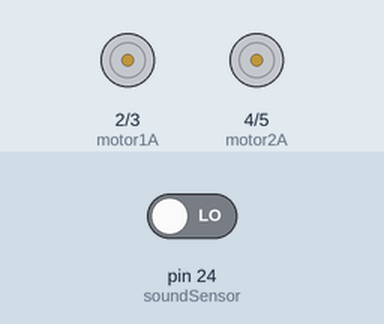
The sketch below on a simulated Arduino Mega 2560, built with avr-gcc and run on an emulated ATmega2560. Shown: motor-driver pin pairs drawn as motors (green arrow = first pin HIGH = forward, orange = second pin HIGH = backward, longer = more drive, scaled by the enable pin). Inputs (shaded band) come from the test bench; at power-on: pin 24 (soundSensor) LOW.

Above: at 1.2 s.
1.3 s: pin 24 (soundSensor) driven HIGH
At 1.7 s:
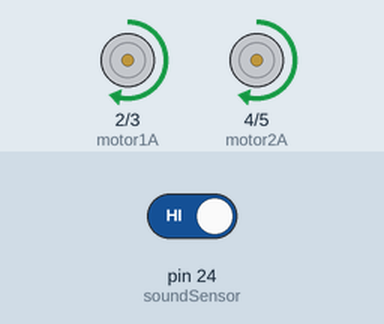
4.3 s: pin 24 (soundSensor) driven LOW
At 5.3 s:
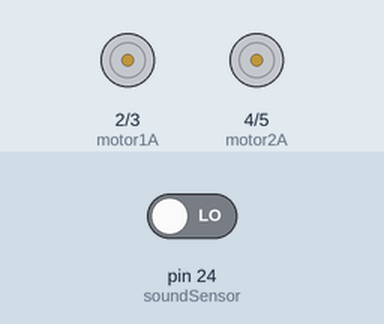
Timing chart, 0 to 7.3 s (numbered marks = the images above; inputs shaded):
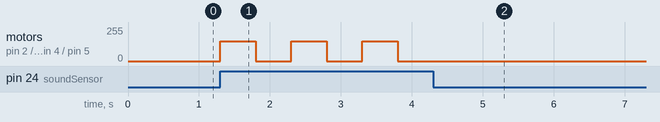

Measured:
- after the input at 1.3 s, motor on pin 2 (motor1A) / pin 3 (motor1B), motor on pin 4 (motor2A) / pin 5 (motor2B): alternates forward 150/255 for 0.50 s and stopped for 0.50 s, starting at once
- after the input at 4.3 s, motor on pin 2 (motor1A) / pin 3 (motor1B), motor on pin 4 (motor2A) / pin 5 (motor2B): stops changing and stays stopped

The sketch:

Exp23.ino
```cpp
// Define motor control pins
int motor1A = 2;   // Motor 1 forward
int motor1B = 3;   // Motor 1 backward
int motor2A = 4;   // Motor 2 forward
int motor2B = 5;   // Motor 2 backward

int ENA = 9;       // Enable pin for motor 1 (PWM control)
int ENB = 10;      // Enable pin for motor 2 (PWM control)

int soundSensor = 24; // Pin connected to sound sensor

boolean isMoving = false; // Variable to track whether the robot is moving

void setup() {
  // Setup motor control pins
  pinMode(motor1A, OUTPUT);
  pinMode(motor1B, OUTPUT);
  pinMode(motor2A, OUTPUT);
  pinMode(motor2B, OUTPUT);

  // Setup enable pins
  pinMode(ENA, OUTPUT);
  pinMode(ENB, OUTPUT);

  // Setup sound sensor pin
  pinMode(soundSensor, INPUT);
}

void loop() {
  int sensorData = digitalRead(soundSensor); // Read sound sensor data

  if (sensorData == 1) { // Detect a clap
    if (!isMoving) { // If the robot is not moving, start moving forward
      isMoving = true;

      // Set speed using PWM (set to a moderate value, you can change this between 0-255)
      analogWrite(ENA, 150); // Set speed for motor 1
      analogWrite(ENB, 150); // Set speed for motor 2

      // Move forward
      digitalWrite(motor1A, HIGH);
      digitalWrite(motor1B, LOW);
      digitalWrite(motor2A, HIGH);
      digitalWrite(motor2B, LOW);
    } else { // If the robot is moving, stop it
      isMoving = false;

      // Stop the motors
      analogWrite(ENA, 0); // Stop motor 1
      analogWrite(ENB, 0); // Stop motor 2

      digitalWrite(motor1A, LOW);
      digitalWrite(motor1B, LOW);
      digitalWrite(motor2A, LOW);
      digitalWrite(motor2B, LOW);
    }
    delay(500); // Debounce delay to avoid multiple triggers from one clap
  }
}
```
